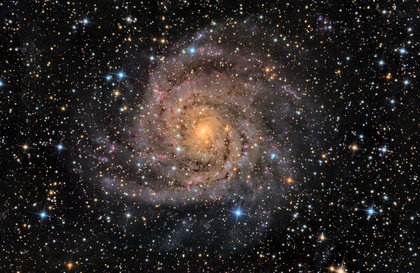
%> input picture Prácticas/Imágenes/Galaxia.jpg, 420 x 273 px, shrunk from 1200 x 781 before the run
$ octave Ejercicio_2a.m   (GNU Octave 9; MATLAB toolbox functions it lacks are replaced by stand-ins)
%> lines starting %> are read from the running program, lines starting %| are printed output that depends on the picture
I = imread('Galaxia.jpg');
%> I is the input picture: size 273x420x3 uint8; mean R, G, B 46.9, 41.2, 39.6
imshow(I)

% Multiplicar la imagen por 1,3
J = I * 1.3;
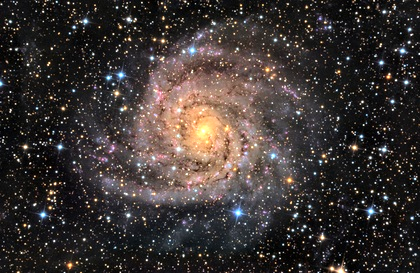
%> J: size 273x420x3 uint8; mean R, G, B 60.7, 53.5, 51.4

% Tamaño de la imagen (matriz)
[M,N] = size(J);
%> M = 273; N = 1260

% Sumar 50 a cada píxel
for x = 1:M
    for y = 1:N
        J(x,y) = J(x,y) + 50;
    end
end
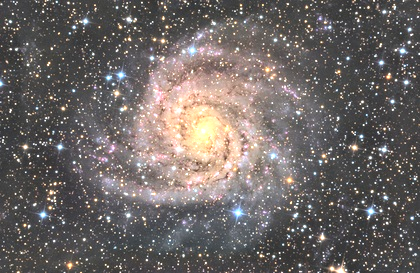
%> J: size 273x420x3 uint8; mean R, G, B 109.5, 103, 101

% Mostrar la imagen
imshow(J)


% Comparada con la imagen original, esta
% presenta una mayor saturación y brillo

$ run again, with Prácticas/Imágenes/Colores.jpg copied over Prácticas/Imágenes/Galaxia.jpg
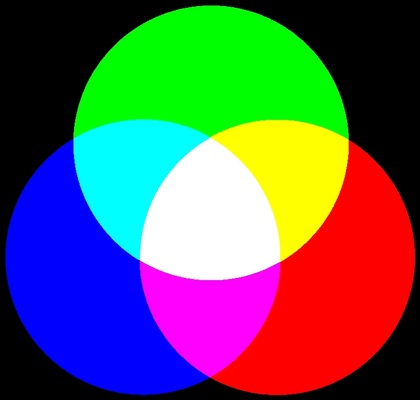
%> input picture Prácticas/Imágenes/Colores.jpg, 420 x 400 px, shrunk from 760 x 724 before the run
%> I is the input picture: size 400x420x3 uint8; mean R, G, B 90.3, 90.4, 90.4
%> `J = I * 1.3;`:
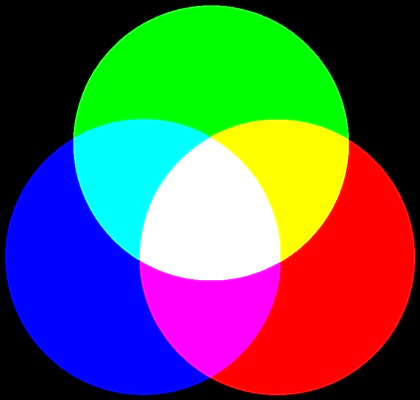
%> J: size 400x420x3 uint8; mean R, G, B 91.2, 90.9, 91.6
%> after the loop `for x = 1:M`:
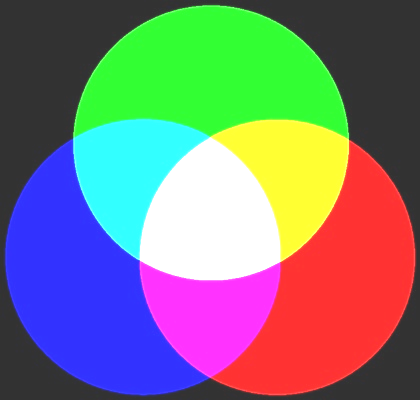
%> J: size 400x420x3 uint8; mean R, G, B 123.6, 123.3, 124
